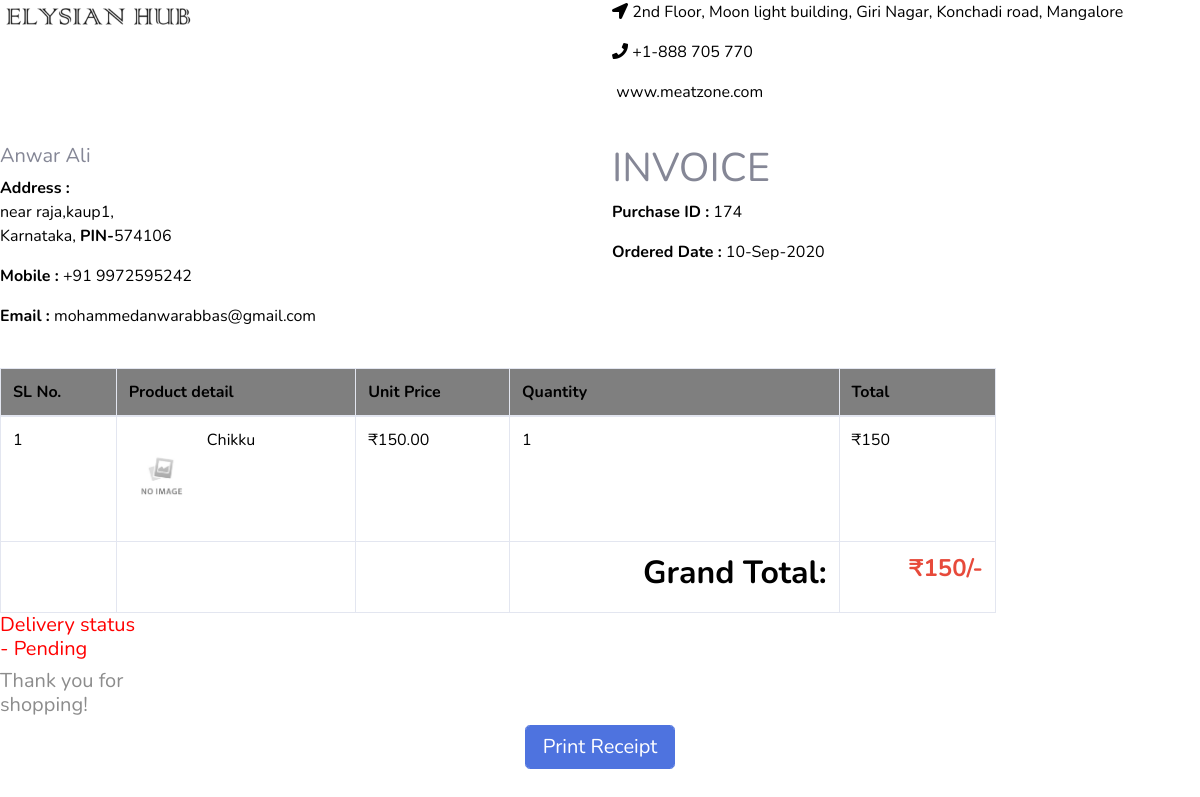
Screenshot of /admin/billingreceipt.php?purchaseid=174 with the database file from the repository.
### tables this page shows
CREATE TABLE `purchase` (
  `purchaseid` int(11) NOT NULL,
  `customerid` int(11) DEFAULT NULL,
  `productid` int(11) DEFAULT NULL,
  `qty` int(10) NOT NULL,
  `cost` float(10,2) NOT NULL,
  `status` varchar(25) NOT NULL,
  `companyid` int(11) DEFAULT NULL,
  `cancellationreason` varchar(200) NOT NULL,
  `sellerpayment` varchar(20) NOT NULL,
  `purchasedate` date NOT NULL,
  `deliverystatus` text NOT NULL,
  `address` varchar(100) NOT NULL,
  `city` varchar(50) NOT NULL,
  `state` varchar(50) NOT NULL,
  `contactno` varchar(15) NOT NULL,
  `pincode` varchar(10) NOT NULL,
  `note` text NOT NULL
);

CREATE TABLE `customer` (
  `customerid` int(11) NOT NULL,
  `customername` varchar(100) NOT NULL,
  `emailid` varchar(200) NOT NULL,
  `password` varchar(100) NOT NULL,
  `address` varchar(250) NOT NULL,
  `pincode` varchar(10) NOT NULL,
  `city` varchar(25) NOT NULL,
  `state` varchar(25) NOT NULL,
  `contactno` varchar(20) NOT NULL,
  `status` varchar(10) NOT NULL
);

CREATE TABLE `product` (
  `productid` int(11) NOT NULL,
  `categoryid` int(11) DEFAULT NULL,
  `comp_id` int(11) DEFAULT NULL,
  `title` varchar(70) NOT NULL,
  `description` text NOT NULL,
  `costbeforetax` float(10,2) NOT NULL,
  `cgsttaxpercentage` int(11) NOT NULL,
  `sgsttaxpercentage` int(11) NOT NULL,
  `igsttaxpercentage` int(11) NOT NULL,
  `discount` float(10,2) NOT NULL,
  `costbd` float(10,2) NOT NULL,
  `costad` float(10,2) NOT NULL,
  `quantity` varchar(100) NOT NULL,
  `status` varchar(10) NOT NULL,
  `subcategoryid` int(11) DEFAULT NULL
);

### admin/billingreceipt.php (the view, shortened to what this page needs)
<?php
include("includes/dbconnection.php");
if(isset($_GET['purchaseid']))
{
  $sqledit = "SELECT * FROM purchase LEFT JOIN customer on purchase.customerid=customer.customerid WHERE purchase.purchaseid='$_GET[purchaseid]'";
  $qsqledit = mysqli_query($con,$sqledit);
  $rsedit = mysqli_fetch_array($qsqledit);
}
?>
 <link href="vendor/fontawesome-free/css/all.min.css" rel="stylesheet" type="text/css">
  <link href="css/sb-admin-2.min.css" rel="stylesheet">
<div  id="printableArea">
<div class="row">
 <div class="col-xl-6 col-md-6 mb-4">
  <img src="logo.png" class="logo" alt="">
 </div>
 <div class="col-xl-6 col-md-6 mb-4">
        <p><i class="fa fa-location-arrow"></i> 2nd Floor, Moon light building, Giri Nagar, Konchadi road,  Mangalore</p>
        <p><i class="fa fa-phone"></i> +1-888 705 770</p>
        <p><i class="fa fa-envelope-o"></i> www.meatzone.com</p>
 </div>
</div>
<div class="row">
 <div class="col-xl-6 col-md-6 mb-4">
      <h5><?php echo $rsedit[customername]; ?></h5>
      <p><b>Address :</b><br><?php echo $rsedit[11]; ?>,<?php echo $rsedit[12]; ?>,<br><?php echo $rsedit[13]; ?>, <b>PIN-</b><?php echo $rsedit[15]; ?></p>
      <p><b>Mobile :</b> +91 <?php echo $rsedit[14]; ?></p>
      <p><b>Email :</b> <?php echo $rsedit[emailid]; ?></p>
 </div>
 <div class="col-xl-6 col-md-6 mb-4">
      <h1>INVOICE</h1>
      <p><b>Purchase ID :</b> <?php echo $rsedit[purchaseid]; ?></p>
      <p><b>Ordered Date :</b> <?php echo date("d-M-Y",strtotime($rsedit[purchasedate])); ?></p>
 </div>
</div>
<div class="row">
        <div class="receipt-main col-xs-10 col-sm-10 col-md-10 col-xs-offset-1 col-sm-offset-1 col-md-offset-1">
            <div>
                <table class="table table-bordered" style="margin: auto;">
                    <thead>
                        <tr>
              <th>SL No.</th>
              <th>Product detail</th>
              <th>Unit Price</th>
              <th>Quantity</th>
              <th>Total</th>
                        </tr>
                    </thead>
                    <tbody>
<?php
$total =0;
$sql =  "SELECT purchase.*,customername,product.title,product_image.imgpath FROM purchase LEFT JOIN customer ON purchase.customerid=customer.customerid LEFT JOIN product ON purchase.productid=product.productid LEFT JOIN product_image ON product_image.productid=product.productid  WHERE    (purchase.deliverystatus='Active' OR purchase.deliverystatus='In Transit' OR purchase.deliverystatus='Shipped' OR purchase.deliverystatus='Delivered' OR purchase.deliverystatus='Pending')  AND (purchase.purchaseid='$_GET[purchaseid]') GROUP BY purchase.purchaseid";
 $slno = 1;
    $qsql = mysqli_query($con,$sql);
    while($rs = mysqli_fetch_array($qsql))
    {
      if($rs[imgpath] == "")
      {
        $imgproduct = "../themes/images/No-image-found.jpg";
      }
      else if(file_exists("../imgproduct/".$rs[imgpath]))
      {
        $imgproduct = "../imgproduct/".$rs[imgpath];
      }
      else
      {
        $imgproduct = "../themes/images/No-image-found.jpg";
      }
?>
  <tr>
    <td><?php echo $slno; ?></td>
    <td><img alt="" src="<?php echo $imgproduct; ?>" align="left" style="width:75px;height:100px;padding-right:10px;object-fit: contain;"><?php echo $rs[title]; ?></td>
    <td>₹<?php echo $rs[cost]; ?></td>
    <td><?php echo $rs[qty]; ?></td>
    <td>₹<span id="totalcost<?php echo $rs[0]; ?>"><?php echo $rs[cost]*$rs[qty]; ?></span></td>
  </tr>
  <?php
  $total = $total + ($rs[cost]*$rs[qty]);
  $slno = $slno + 1;
  }
  ?>
                        <tr>
                            <td class="text-right"></td>
                            <td class="text-right"></td>
                            <td class="text-right"></td>
                            <td class="text-right"><h2><strong>Grand Total: </strong></h2></td>
                            <td class="text-right text-danger" ><h4><strong>₹<?php echo $total; ?>/-</strong></h4></td>
                        </tr>
                    </tbody>
                </table>
            </div>
      <div class="row">
        <div class="receipt-header receipt-header-mid receipt-footer">
          <div class="col-xs-8 col-sm-8 col-md-8 text-left">
            <div class="receipt-right">
            <?php
            if($rsedit[deliverystatus] == "Delivered")
            {
            ?>
<h5 style="color: green;">Delivery status - <?php echo $rsedit[deliverystatus]; ?></h5>
            <?php
            }
            else
            {
            ?>
<h5 style="color: red;">Delivery status - <?php echo $rsedit[deliverystatus]; ?></h5>
  <?php
            }
            ?>
              <h5 style="color: rgb(140, 140, 140);">Thank you for shopping!</h5>
            </div>
          </div>
        </div>
            </div>
        </div>
  </div>
</div>
  <center><input type="button" name="submit" class="form-control btn btn-primary btn-icon-split btn-lg" onclick="printDiv('printableArea')"  value="Print Receipt" style="width: 150px;"></center>

### admin/billingreceipt.php (style rules this page uses)
td,th,p { color: black; }
th { background-color: rgba(0,0,0,0.5); }

### rows the page displays
purchase: customerid.customername "Anwar Ali", address "near raja", city "kaup1", state "Karnataka", pincode "574106", contactno "9972595242", customerid.emailid "mohammedanwarabbas@gmail.com", purchaseid "174", purchasedate "10-Sep-2020", productid.title "Chikku", cost "150.00", qty "1", $rs[cost]*$rs[qty] "150", deliverystatus "Pending"

### other values shown
$total "150"
